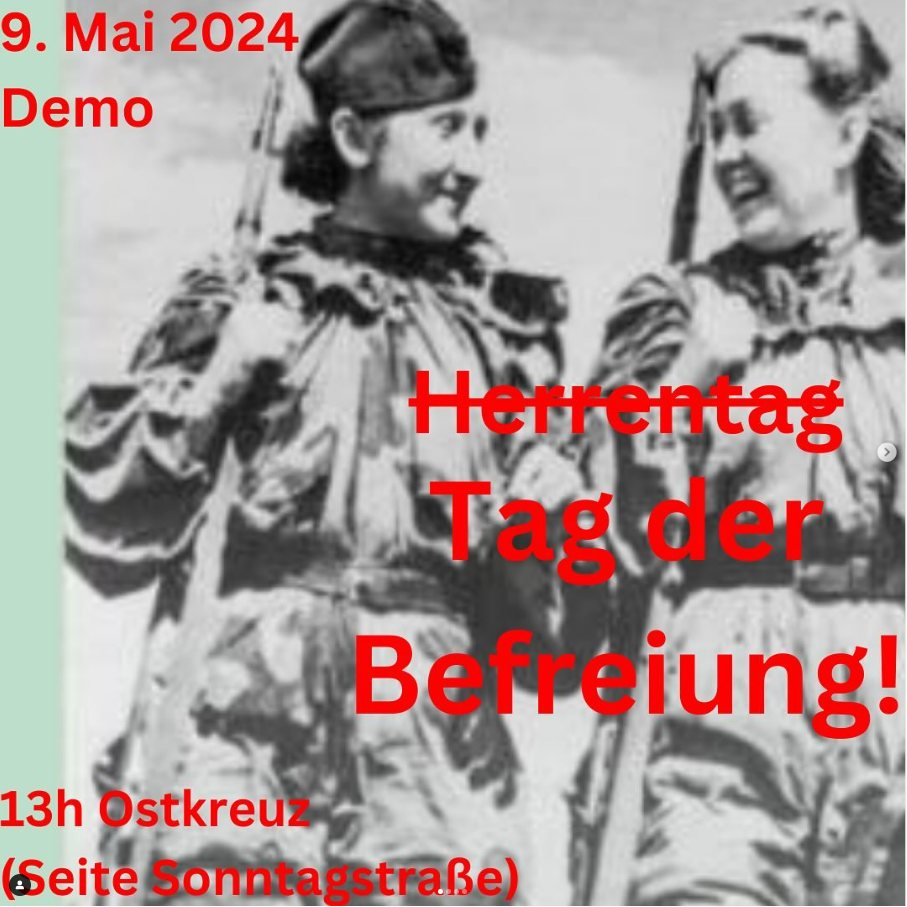
#> input picture data/images/insta_images/0007.jpg, 907 x 907 px
$ jupyter execute --allow-errors 02_2_easyocr_clahe.ipynb
#> lines starting #> are read from the running program, lines starting #| are printed output that depends on the picture
# EasyOCR - Evaluation - 02 / 02- Preprocessing mit CLAHE

In diesem notebook wird ein zweiter Ansatz des Preprocessing ausprobiert mit CLAHE (Contrast Limited Adaptive Histogram Equalization)

es werden andere parameter ausprobiert:
alphas = [0.7, 1.5, 2.3, 3.5]
    betas = [-50, 0, 50, 120]

[cell 1]
# Funktion, um Bilder im notebook anzeigen zu lassen
from matplotlib import pyplot as plt

def show_image(img, title="Bild", cmap="gray"):
    plt.figure(figsize=(8, 6))
    plt.imshow(img, cmap=cmap)
    plt.title(title)
    plt.axis("off")
    plt.show()

[cell 2]
import numpy as np
import cv2 as cv

img = cv.imread('../../data/images/insta_images/0007.jpg', cv.IMREAD_GRAYSCALE)
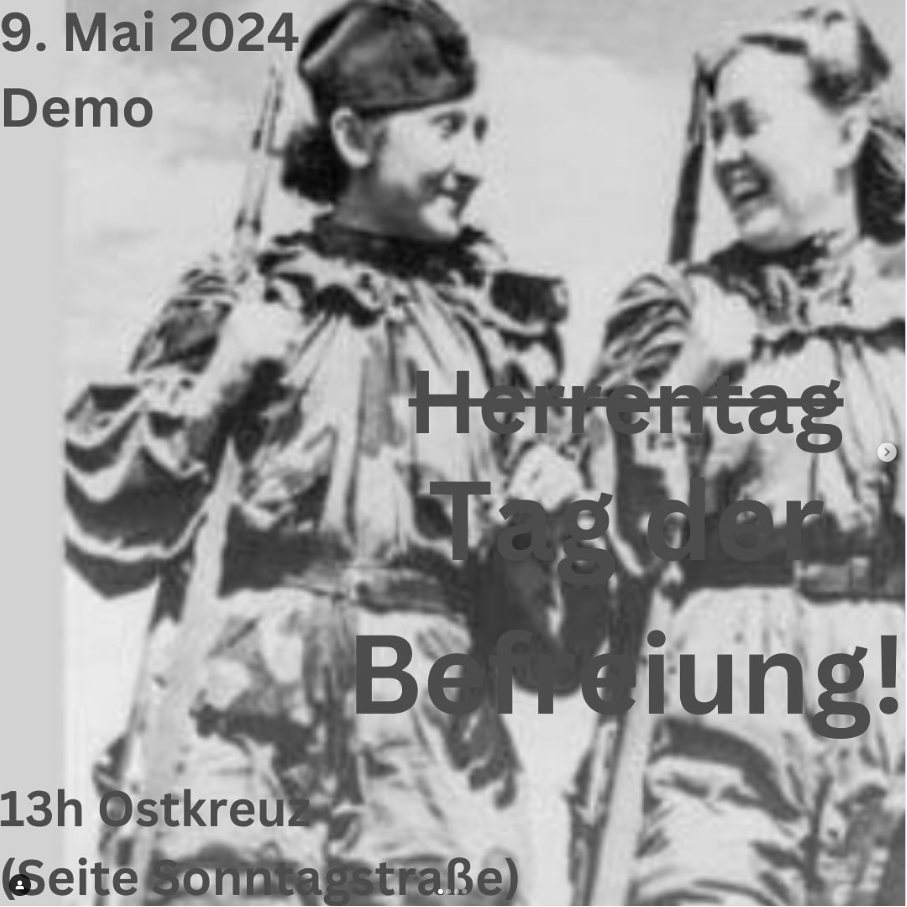
#> img: shape (907, 907); min 4, max 255, mean 154.4
assert img is not None, "file could not be read, check with os.path.exists()"

# create a CLAHE object (Arguments are optional).
clahe = cv.createCLAHE(clipLimit=2.0, tileGridSize=(8,8))
cl1 = clahe.apply(img)
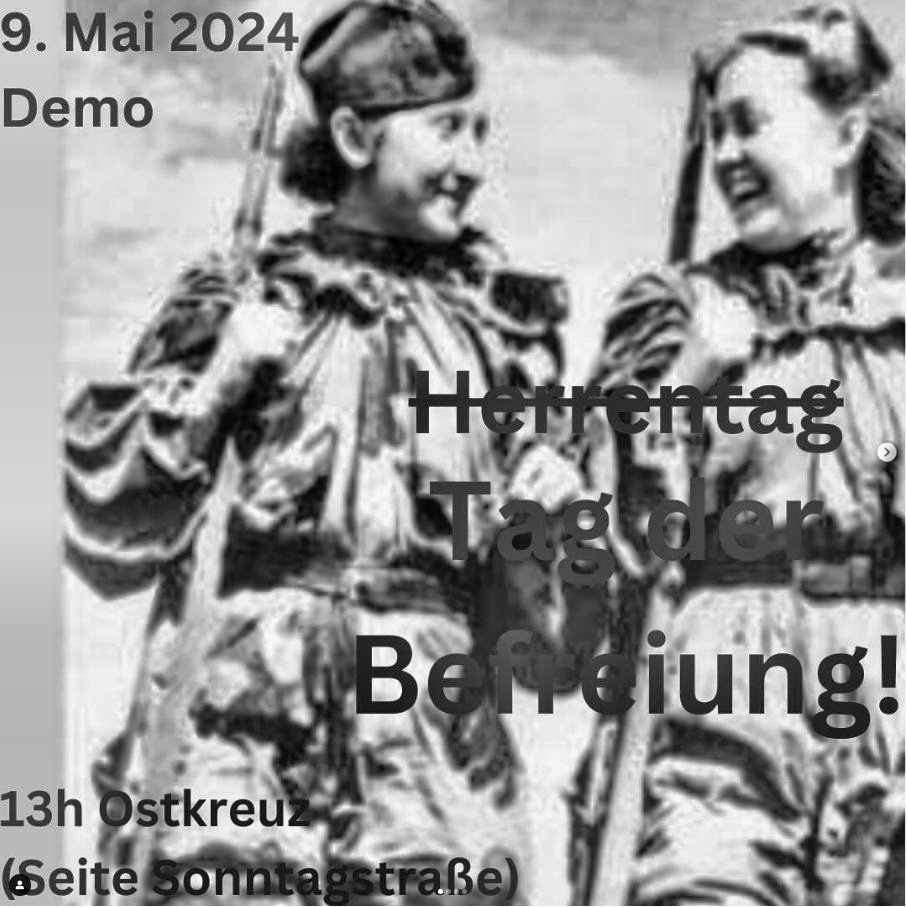
#> cl1: shape (907, 907); min 1, max 255, mean 147.4

#cv.imwrite('clahe_2.jpg',cl1)
show_image(cl1)

[cell 3]
import os
import cv2
import numpy as np
import pandas as pd
from easyocr import Reader
import sys # ermöglicht Zugriff auf übergeordnetes Verzeichnis
sys.path.append(os.path.abspath("../../utils"))
from funktionen import cer_for_matching, match_gt_to_ocr, calculate_char_accuracy, calculate_word_accuracy, calculate_wer,calculate_cer, CER_THRESHOLD


# 1. CLAHE
# [15 lines left out: functions apply_clahe, generate_variants, not called in this run]

# 3. OCR mit Filter
def run_easyocr(image, reader, conf_thresh=0.4):
    results = reader.readtext(image)
    return [r for r in results if r[2] >= conf_thresh]

# 4. Merge nach Bounding-Box-Mittelpunkt
# [93 lines left out: functions merge_results, evaluate_ocr_with_metrics, preprocess_image, process_image, not called in this run]


# 6. Batch-Verarbeitung + CSV Export
def process_folder_with_eval(image_folder, gt_dict, output_csv):
    reader = Reader(['de', 'en'])
    results = []

    for fname in os.listdir(image_folder):
        if not fname.lower().endswith(('.jpg', '.jpeg', '.png')):
            continue

        img_path = os.path.join(image_folder, fname)
        print(f"🔍 Verarbeite: {fname}")
        try:
            ocr_lines = process_image(img_path, reader)  # EasyOCR-Ausgabe
            gt_lines = gt_dict.get(fname, [])

            eval_result = evaluate_ocr_with_metrics(gt_lines, ocr_lines)
            eval_result.update({
                "file_name": fname,
                "ocr_easyocr_clahe": ocr_lines
            })

            results.append(eval_result)

        except Exception as e:
            print(f"⚠️ Fehler bei {fname}: {e}")

    df = pd.DataFrame(results)
    df.to_csv(output_csv, index=False)
    print(f"\n✅ Export abgeschlossen: {output_csv} (Dateien: {len(df)})")

[cell 4]
import os
import json
JSON_PATH = "../../data/original_text.json"

with open(JSON_PATH, "r", encoding="utf-8") as f:
#> (reads data/original_text.json from the repository)
    all_data = json.load(f)

gt_dict = {e["file_name"]: e.get("lines", []) for e in all_data if "file_name" in e}

process_folder_with_eval("../../data/images/insta_images", gt_dict, "../../data/OCR/easyocr/ocr_evaluation_clahe2.csv")
#> (the call stopped at in process_folder_with_eval, `reader = Reader(['de', 'en'])`: easyocr is not available in this run)
